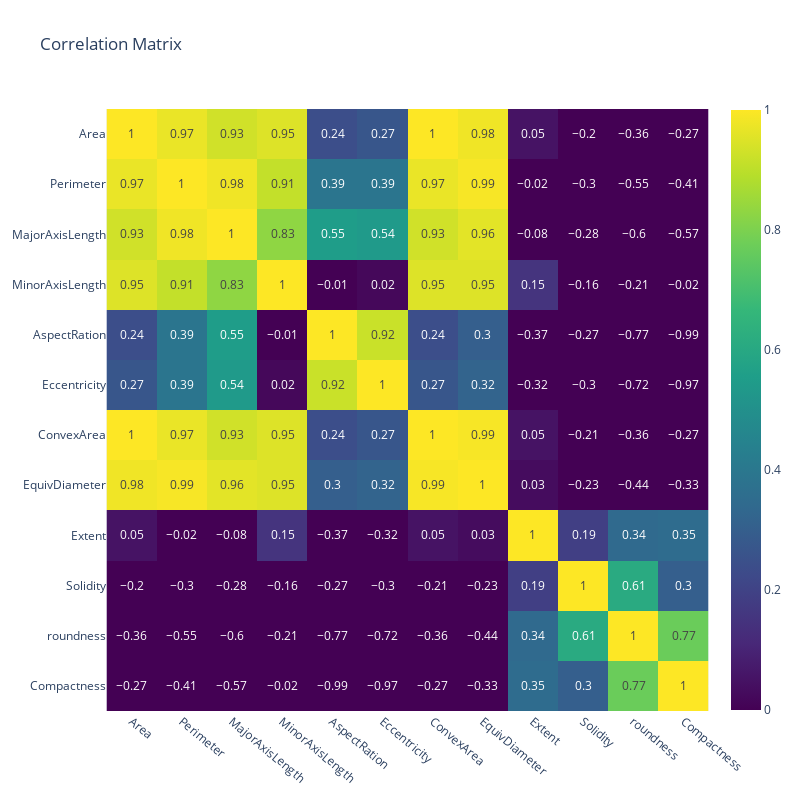

Notebook cell for this chart:
### Markdown cell above
# II. Analyse exploratoire

### Code cell
#matrice de corrélation
import plotly.express as px
correlation =  round(df.corr(numeric_only = True),  ndigits=2)

fig = px.imshow(correlation,
                text_auto=True,
                color_continuous_scale = 'Viridis',
                range_color=(0, 1),
                title='Correlation Matrix',
                width=800,
                height=800
            )

fig.update_xaxes(tickangle=40)

fig.show()

### Figure 1 — Plotly figure (JSON) as saved in the notebook; plotly's stock layout.template omitted (floating-point values rounded to 4 significant figures; data arrays with more than 128 entries replaced by an {"elided": "..."} marker saying what was removed)
{"data": [{"coloraxis": "coloraxis", "hovertemplate": "x: %{x}<br>y: %{y}<br>color: %{z}<extra></extra>", "name": "0", "texttemplate": "%{z}", "type": "heatmap", "x": ["Area", "Perimeter", "MajorAxisLength", "MinorAxisLength", "AspectRation", "Eccentricity", "ConvexArea", "EquivDiameter", "Extent", "Solidity", "roundness", "Compactness"], "xaxis": "x", "y": ["Area", "Perimeter", "MajorAxisLength", "MinorAxisLength", "AspectRation", "Eccentricity", "ConvexArea", "EquivDiameter", "Extent", "Solidity", "roundness", "Compactness"], "yaxis": "y", "z": {"elided": "12x12 float values"}}], "layout": {"coloraxis": {"cmax": 1, "cmin": 0, "colorscale": [[0, "#440154"], [0.1111, "#482878"], [0.2222, "#3e4989"], [0.3333, "#31688e"], [0.4444, "#26828e"], [0.5556, "#1f9e89"], [0.6667, "#35b779"], [0.7778, "#6ece58"], [0.8889, "#b5de2b"], [1, "#fde725"]]}, "height": 800, "title": {"text": "Correlation Matrix"}, "width": 800, "xaxis": {"anchor": "y", "constrain": "domain", "domain": [0, 1], "scaleanchor": "y", "tickangle": 40}, "yaxis": {"anchor": "x", "autorange": "reversed", "constrain": "domain", "domain": [0, 1]}}}
